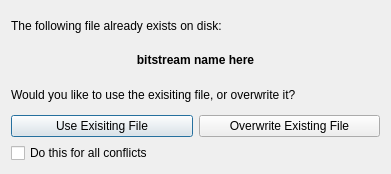
<?xml version="1.0" encoding="UTF-8"?>
<ui version="4.0">
 <class>FileOverwriteDialog</class>
 <widget class="QDialog" name="FileOverwriteDialog">
  <property name="geometry">
   <rect>
    <x>0</x>
    <y>0</y>
    <width>391</width>
    <height>174</height>
   </rect>
  </property>
  <property name="windowTitle">
   <string>Dialog</string>
  </property>
  <property name="layoutDirection">
   <enum>Qt::LeftToRight</enum>
  </property>
  <layout class="QVBoxLayout" name="verticalLayout">
   <item>
    <widget class="QLabel" name="label">
     <property name="text">
      <string>The following file already exists on disk:</string>
     </property>
    </widget>
   </item>
   <item>
    <widget class="QLabel" name="pathLabel">
     <property name="text">
      <string>&lt;b&gt;bitstream name here&lt;/b&gt;</string>
     </property>
     <property name="alignment">
      <set>Qt::AlignCenter</set>
     </property>
     <property name="wordWrap">
      <bool>true</bool>
     </property>
    </widget>
   </item>
   <item>
    <widget class="QLabel" name="label_2">
     <property name="text">
      <string>Would you like to use the exisiting file, or overwrite it?</string>
     </property>
    </widget>
   </item>
   <item>
    <layout class="QHBoxLayout" name="horizontalLayout">
     <item>
      <widget class="QPushButton" name="useExistingButton">
       <property name="text">
        <string>Use Exisiting File</string>
       </property>
      </widget>
     </item>
     <item>
      <widget class="QPushButton" name="overwriteButton">
       <property name="text">
        <string>Overwrite Existing File</string>
       </property>
      </widget>
     </item>
    </layout>
   </item>
   <item>
    <widget class="QCheckBox" name="applyToAllCheckbox">
     <property name="text">
      <string>Do this for all conflicts</string>
     </property>
    </widget>
   </item>
  </layout>
 </widget>
 <resources/>
 <connections/>
</ui>
